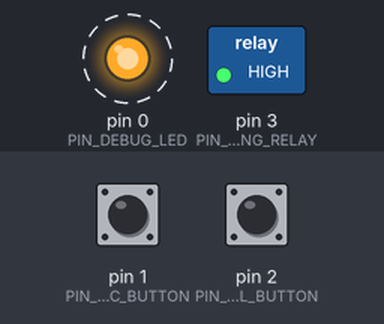
The sketch below on a simulated Arduino Nano, built with avr-gcc and run on an emulated ATmega328P. On the bench: switched loads named in the sketch (green lamp = pin HIGH), output pins drawn as LEDs (lit = HIGH). Dashed ring = blinking. The inputs (shaded band) are chosen by the test bench; at power-on: pin 2 (PIN_WELDING_MANUAL_BUTTON) LOW, pin 1 (PIN_WELDING_AUTOMATIC_BUTTON) LOW.

Above: at 1.26 s.
1.3 s: pin 2 (PIN_WELDING_MANUAL_BUTTON) pulled HIGH for 3.2 s
At 2.6 s:
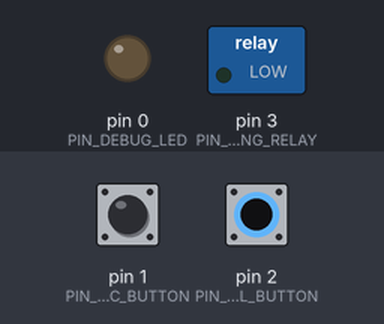
At 4.9 s:
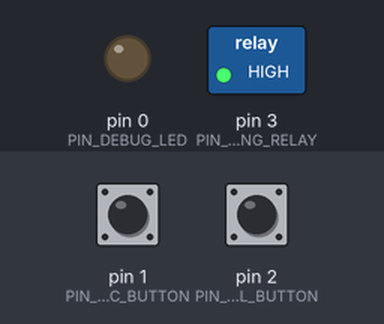
6.5 s: pin 1 (PIN_WELDING_AUTOMATIC_BUTTON) pulled HIGH for 0.15 s
At 6.9 s:
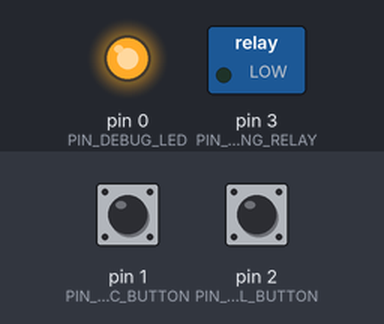
Timing chart, 0 to 15.5 s (numbered marks = the images above; inputs shaded):
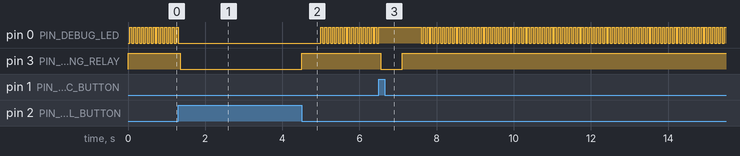

Measured:
- after the input at 1.3 s, pin 3 (PIN_WELDING_RELAY): HIGH → LOW after 0.05 s, → HIGH 3.2 s later
- after the input at 6.5 s, pin 3 (PIN_WELDING_RELAY): HIGH → LOW after 0.05 s, → HIGH 0.55 s later
- by itself, pin 0 (PIN_DEBUG_LED): repeats every 0.10 s: LOW 0.05 s, HIGH 0.05 s

The sketch:

dotWelding.ino
```cpp
// *********************************************
//
//  WELDING
//
// Generated by Gera 22.07.19
// modified for attiny13 11.09.23
// *********************************************

// ATMEL ATTINY / ARDUINO
//
//                           +=._.=+
//  D5/A0/Reset/ADC0/PB5   1=|     |=8  VCC
//  D3/A3/XTAL1/ADC3/PB3~  2=|     |=7  PB2/SCL/SCK/D2(A1)
//  D4/A2/XTAL2/ADC2/PB4~  3=|     |=6  PB1~/MISO/D1
//                    Gnd  4=`-----'=5  PB0~/MOSI/SDA/AREF/D0
// "~" - PWM pins
// Attiny13: Has PWM only on PB0 and PB1
//           No AREF
//           PB3 and PB4 - the same timer
// Reset pin - not a good idea to use it as an input, although it's possible

#include <Arduino.h>

// Pinouts
// Potentiometer
#define PIN_POTENTIOMETER A2
// Button
#define PIN_WELDING_AUTOMATIC_BUTTON 1
#define PIN_WELDING_MANUAL_BUTTON 2
// Relays
#define PIN_WELDING_RELAY 3                         //two relays connected to the pin

// Constants
#define ONE_TICK_DELAY 50
#define MIN_AUTOMATIC_WELDING_TIME 50
#define MAX_AUTOMATIC_WELDING_TIME 1000
#define MAX_MANUAL_WELDING_TIME 10000
#define DELAY_AFTER_WELDING 500

//#define DEBUG_SERIAL_PLOTTER
#define PIN_DEBUG_LED 0                             // led used as operate/debug indicator. nano D13 tiny D0

void setup()
{
    pinMode(PIN_POTENTIOMETER, INPUT);              //pinMode(PIN, INPUT_PULLUP) - use it instead of resistors
    pinMode(PIN_WELDING_AUTOMATIC_BUTTON, INPUT);
    pinMode(PIN_WELDING_MANUAL_BUTTON, INPUT);
    pinMode(PIN_WELDING_RELAY, OUTPUT);
    digitalWrite(PIN_WELDING_RELAY, HIGH);          //true/HIGH - relay switched OFF
#ifdef DEBUG_SERIAL_PLOTTER
    Serial.begin(9600);
#endif
#ifdef PIN_DEBUG_LED
    pinMode(PIN_DEBUG_LED, OUTPUT);
#endif
}

boolean isWeldingDone = true;
unsigned int potentiometerValue = 0;
unsigned int currentAutomaticButtonStatus = 0;
unsigned int prevAutomaticButtonStatus = 0;
unsigned int currentManualButtonStatus = 0;
unsigned int prevManualButtonStatus = 0;
#ifdef PIN_DEBUG_LED
boolean debugLedState = true;
#endif

unsigned int getWeldingTime(){
    potentiometerValue = analogRead(PIN_POTENTIOMETER);
    return map(potentiometerValue,0, 1023, 0, MAX_AUTOMATIC_WELDING_TIME) + MIN_AUTOMATIC_WELDING_TIME;
}

void startAutomaticWelding(){
    unsigned int weldingTime;
    weldingTime = getWeldingTime();
#ifdef DEBUG_SERIAL_PLOTTER
    Serial.print("Automatic welding ");
    Serial.println(weldingTime);
#endif
    digitalWrite(PIN_WELDING_RELAY, LOW);       //welding on
    delay(weldingTime);
    digitalWrite(PIN_WELDING_RELAY, HIGH);      //welding off
    isWeldingDone = true;
#ifdef DEBUG_SERIAL_PLOTTER
    Serial.print("Welding done: ");
    Serial.println(weldingTime);
#endif
    delay(DELAY_AFTER_WELDING);
}

void startManualWelding(){
#ifdef DEBUG_SERIAL_PLOTTER
    Serial.println("Manual welding start");
#endif
    digitalWrite(PIN_WELDING_RELAY, LOW);       //welding on
    unsigned long startWeldingTime = millis();
    unsigned long currTime = startWeldingTime;
    while(digitalRead(PIN_WELDING_MANUAL_BUTTON) && currTime  - startWeldingTime < MAX_MANUAL_WELDING_TIME ){
        delay(ONE_TICK_DELAY);
        currTime = millis();
    }
    digitalWrite(PIN_WELDING_RELAY, HIGH);      //welding off
#ifdef DEBUG_SERIAL_PLOTTER
    Serial.print("Manual welding done: ");
    Serial.println(currTime-startWeldingTime);
#endif
    delay(DELAY_AFTER_WELDING);
}

void loop()
{
    currentAutomaticButtonStatus = digitalRead(PIN_WELDING_AUTOMATIC_BUTTON);
    if(currentAutomaticButtonStatus && prevAutomaticButtonStatus && !isWeldingDone){
        startAutomaticWelding();
    }
    if(!currentAutomaticButtonStatus && !prevAutomaticButtonStatus){
        isWeldingDone = false;
    }

    currentManualButtonStatus = digitalRead(PIN_WELDING_MANUAL_BUTTON);
    if(currentManualButtonStatus && prevManualButtonStatus){
        startManualWelding();
    }

    prevAutomaticButtonStatus = currentAutomaticButtonStatus;
    prevManualButtonStatus = currentManualButtonStatus;

#ifdef PIN_DEBUG_LED
    digitalWrite(PIN_DEBUG_LED, debugLedState = !debugLedState);
#endif
    delay(ONE_TICK_DELAY);
}
```
